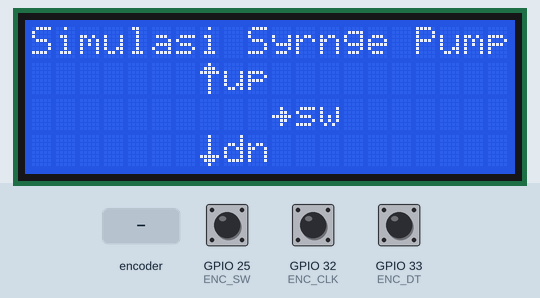
This sketch was run on a simulated ESP32. Parts: 20×4 character LCD. The inputs (shaded band) are chosen by the test bench; at power-on: GPIO 25 (ENC_SW) HIGH, GPIO 32 (ENC_CLK) HIGH, GPIO 33 (ENC_DT) HIGH. What the sketch prints to the serial monitor is not drawn.

Above: at 1.3 s.
1.4 s: GPIO 25 (ENC_SW) pulled LOW for 0.15 s
At 2.1 s:
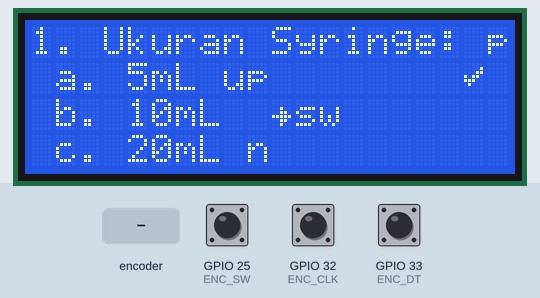
3.0 s: rotary encoder on GPIO 32 (ENC_CLK) / GPIO 33 (ENC_DT) turned 2 steps (second pin leading)
At 4.3 s:
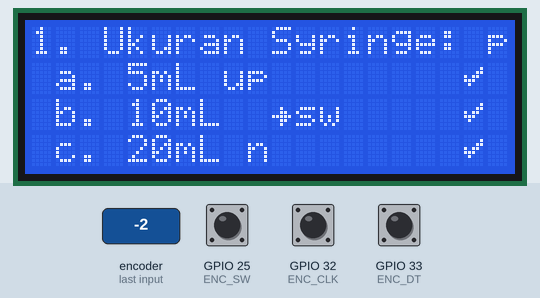
4.9 s: GPIO 25 (ENC_SW) pulled LOW for 1 s
At 5.9 s:
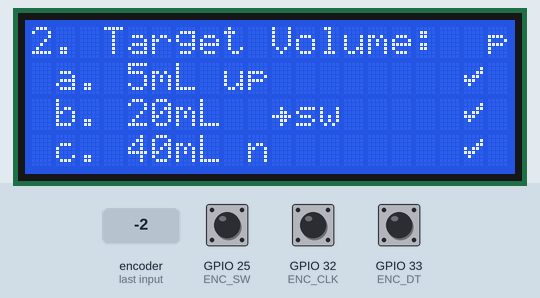
7.4 s: GPIO 25 (ENC_SW) pulled LOW for 0.15 s
At 8.1 s:
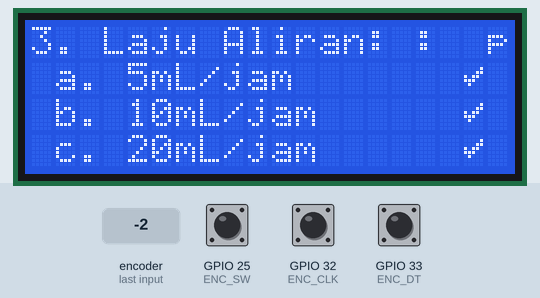
9.0 s: GPIO 25 (ENC_SW) pulled LOW for 3.2 s
At 10.4 s:
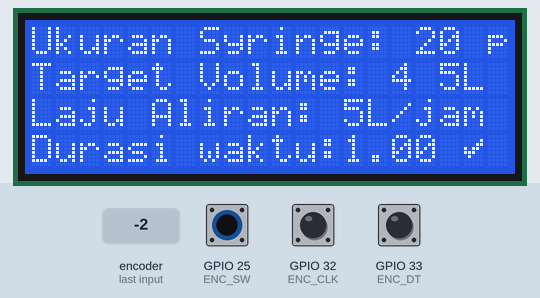
Timing chart, 0 to 12.0 s (numbered marks = the images above; inputs shaded):
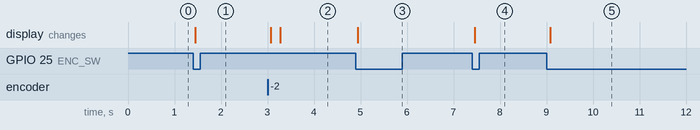

The sketch:

prog_4_6.ino
```cpp
#include <LiquidCrystal_I2C.h>
LiquidCrystal_I2C lcd(0x27, 20, 4);
byte up[] = { 0x04, 0x0E, 0x1F, 0x04, 0x04, 0x04, 0x04, 0x04 };
byte down[] = { 0x04, 0x04, 0x04, 0x04, 0x04, 0x1F, 0x0E, 0x04 };
byte next[] = { 0x00, 0x00, 0x04, 0x06, 0x1F, 0x06, 0x04, 0x00 };
byte selc[] = { 0x00, 0x01, 0x03, 0x16, 0x1C, 0x08, 0x00, 0x00 };
#define ENC_CLK 32
#define ENC_DT 33
#define ENC_SW 25
int hal = -1;
int pil1 = 1;
int pil2 = 1;
int pil3 = 1;
int a = 0;
int b = 0;
float c = 0.0;
int lastClk = 0;
int lastSW = 0;
void setup() {
  Serial.begin(9600);
  lcd.init();
  lcd.backlight();
  lcd.createChar(0, up);
  lcd.createChar(1, down);
  lcd.createChar(2, next);
  lcd.createChar(3, selc);
  lcd.setCursor(0, 0);
  lcd.print("Simulasi Syrnge Pump");
  lcd.setCursor(7, 1);
  lcd.write(0);
  lcd.print("up");
  lcd.setCursor(10, 2);
  lcd.write(2);
  lcd.print("sw");
  lcd.setCursor(7, 3);
  lcd.write(1);
  lcd.print("dn");
  pinMode(ENC_CLK, INPUT);
  pinMode(ENC_DT, INPUT);
  pinMode(ENC_SW, INPUT_PULLUP);
}
void loop() {
  int newClk = !digitalRead(ENC_CLK);
  if (newClk != lastClk) {
    int dtValue = digitalRead(ENC_DT);
    if (newClk && dtValue == LOW) {
      if (hal == 0) {
        pil1++;
        if (pil1 > 3) pil1 = 3;
        hal0();
      }
      if (hal == 1) {
        pil2++;
        if (pil2 > 3) pil2 = 3;
        hal1();
      }
      if (hal == 2) {
        pil3++;
        if (pil3 > 3) pil3 = 3;
        hal2();
      }
      cek();
    }
    if (newClk && dtValue == HIGH) {
      if (hal == 0) {
        pil1--;
        if (pil1 < 1) pil1 = 1;
        hal0();
      }
      if (hal == 1) {
        pil2--;
        if (pil2 < 1) pil2 = 1;
        hal1();
      }
      if (hal == 2) {
        pil3--;
        if (pil3 < 1) pil3 = 1;
        hal2();
      }
      cek();
    }
  }
  lastClk = newClk;
  int newSW = !digitalRead(ENC_SW);
  if (newSW != lastSW && newSW) {
    hal++;
    if (hal > 3) hal = 3;
    switch (hal) {
      case 0:
        hal0();
        break;
      case 1:
        hal1();
        break;
      case 2:
        hal2();
        break;
      case 3:
        hal3();
        break;
    }
    cek();
  }
  lastSW = newSW;
}
void hal0() {
  lcd.setCursor(0, 0);
  lcd.print("1. Ukuran Syringe: ");
  lcd.setCursor(0, 1);
  lcd.print(" a. 5mL ");
  lcd.setCursor(0, 2);
  lcd.print(" b. 10mL ");
  lcd.setCursor(0, 3);
  lcd.print(" c. 20mL ");
  lcd.setCursor(18, pil1);
  lcd.write(3);
}
void hal1() {
  lcd.setCursor(0, 0);
  lcd.print("2. Target Volume: ");
  lcd.setCursor(0, 1);
  lcd.print(" a. 5mL ");
  lcd.setCursor(0, 2);
  lcd.print(" b. 20mL ");
  lcd.setCursor(0, 3);
  lcd.print(" c. 40mL ");
  lcd.setCursor(18, pil2);
  lcd.write(3);
}
void hal2() {
  lcd.setCursor(0, 0);
  lcd.print("3. Laju Aliran: ");
  lcd.setCursor(0, 1);
  lcd.print(" a. 5mL/jam ");
  lcd.setCursor(0, 2);
  lcd.print(" b. 10mL/jam ");
  lcd.setCursor(0, 3);
  lcd.print(" c. 20mL/jam ");
  lcd.setCursor(18, pil3);
  lcd.write(3);
}
void hal3() {
  lcd.setCursor(0, 0);
  lcd.print("Ukuran Syringe: mL");
  lcd.setCursor(16, 0);
  if (pil1 == 1) lcd.print(" 5");
  if (pil1 == 2) lcd.print("10");
  if (pil1 == 3) lcd.print("20");
  lcd.setCursor(0, 1);
  lcd.print("Target Volume: 40mL");
  lcd.setCursor(16, 1);
  if (pil2 == 1) {
    lcd.print(" 5");
    a = 5;
  }
  if (pil2 == 2) {
    lcd.print("20");
    a = 20;
  }
  if (pil2 == 3) {
    lcd.print("40");
    a = 40;
  }
  lcd.setCursor(0, 2);
  lcd.print("Laju Aliran: mL/jam");
  lcd.setCursor(12, 2);
  if (pil3 == 1) {
    lcd.print(" 5");
    b = 5;
  }
  if (pil3 == 2) {
    lcd.print("10");
    b = 10;
  }
  if (pil3 == 3) {
    lcd.print("20");
    b = 20;
  }
  lcd.setCursor(0, 3);
  lcd.print("Durasi waktu: jam");
  c = a / (b * 1.0);
  lcd.setCursor(13, 3);
  lcd.print(c, 2);
}
void cek() {
  Serial.print(hal);
  Serial.print(',');
  Serial.print(pil1);
  Serial.print(',');
  Serial.print(pil2);
  Serial.print(',');
  Serial.println(pil3);
}
```

Measured:
- after the input at 1.4 s, the display: changes after 0.05 s (image 1)
- after the input at 3.0 s, the display: first changes after 0.07 s (image 2 shows a later state)
- after the input at 4.9 s, the display: changes after 0.05 s (image 3)
- after the input at 7.4 s, the display: changes after 0.05 s (image 4)
- after the input at 9.0 s, the display: changes after 0.08 s (image 5)
